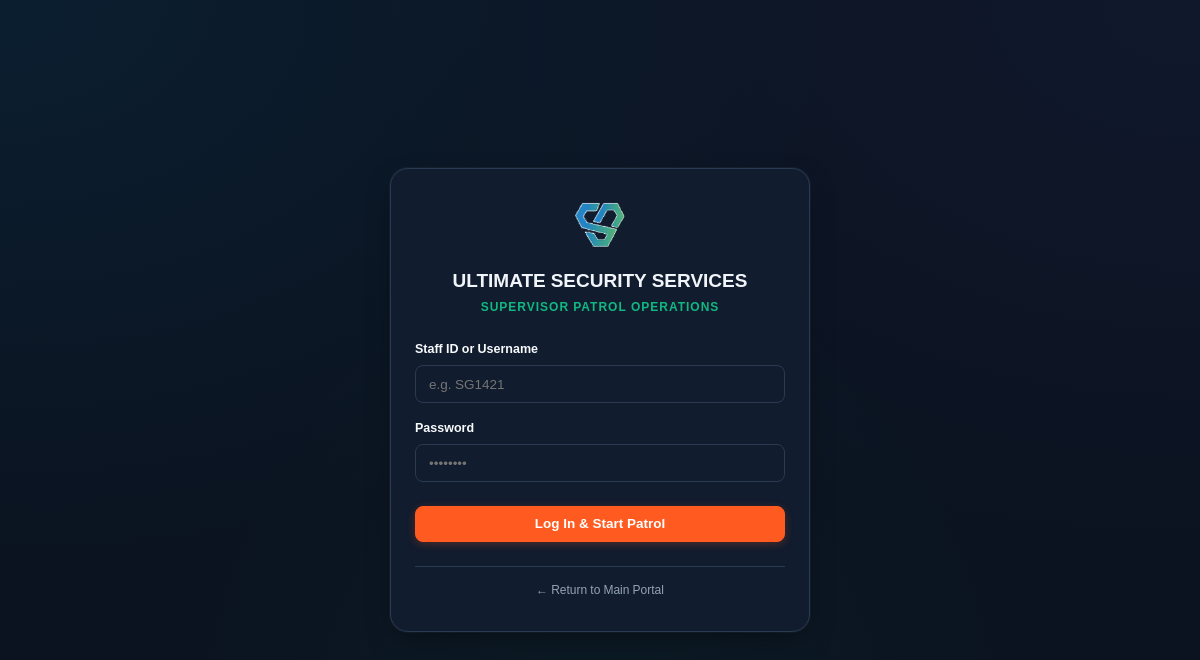
The page /hostinger_deployment/sup/login.php on the database as committed earlier.
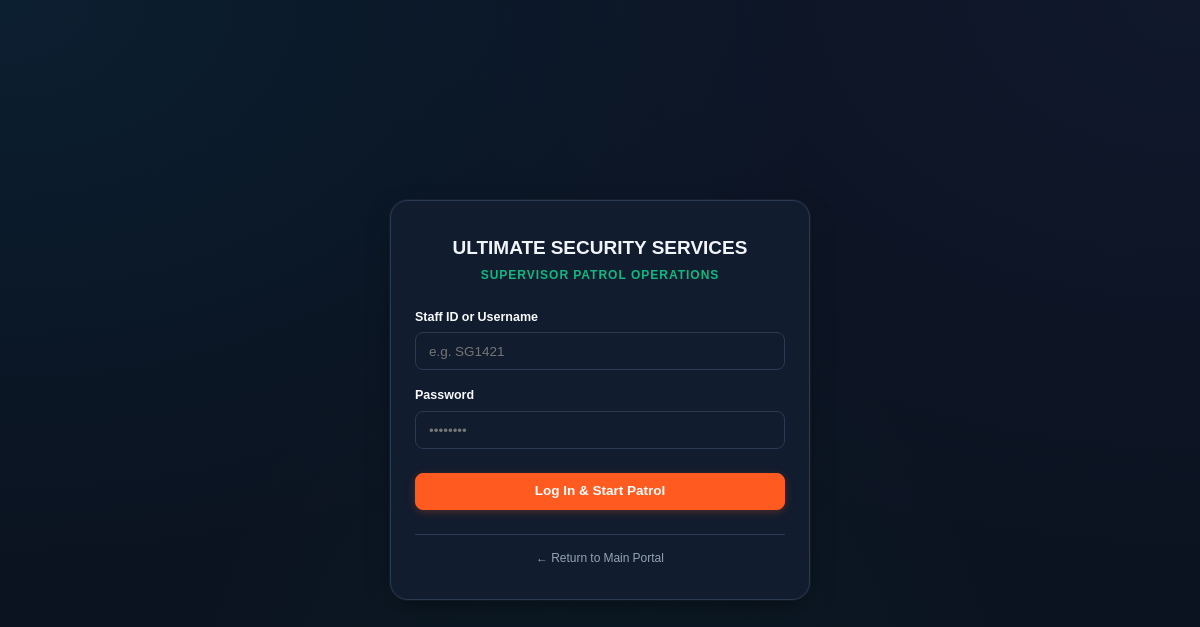
The same page on the database as committed later.
### tables this page shows
CREATE TABLE `system_settings` (
  `id` varchar(50) NOT NULL,
  `company_name` varchar(255) NOT NULL DEFAULT 'ULTIMATE SECURITY SERVICES',
  `tagline` varchar(255) NOT NULL DEFAULT 'Total Security Solutions',
  `address_line` text DEFAULT NULL,
  `phone` varchar(100) NOT NULL DEFAULT '+971 4 251 0050',
  `email` varchar(100) NOT NULL DEFAULT 'ops@ultimatesecurity.ae',
  `website` varchar(150) DEFAULT 'https://www.sprinzo.in',
  `logo_url` varchar(255) DEFAULT 'assets/images/logo.png',
  `timezone` varchar(100) NOT NULL DEFAULT 'Asia/Dubai',
  `shift_options` text DEFAULT NULL,
  `cause_options` text DEFAULT NULL,
  `disciplinary_options` text DEFAULT NULL,
  `incident_options` text DEFAULT NULL,
  `notified_options` text DEFAULT NULL,
  `updated_at` datetime NOT NULL DEFAULT current_timestamp() ON UPDATE current_timestamp(),
  `supervisor_remarks_min_length` int(11) NOT NULL DEFAULT 20,
  `supervisor_session_hours` int(11) NOT NULL DEFAULT 16,
  `supervisor_location_check_enabled` tinyint(1) NOT NULL DEFAULT 0,
  `supervisor_alert_email_recipients` text DEFAULT NULL,
  `supervisor_visit_form_schema` longtext DEFAULT NULL,
  PRIMARY KEY (`id`)
);

### hostinger_deployment/includes/functions.php (called while the page is built, shortened)
<?php
function get_system_settings($forceRefresh = false) {
    try {
        $db = get_db();
        $stmt = $db->query("SELECT * FROM system_settings WHERE id = 'default-settings' LIMIT 1");
        $row = $stmt->fetch();
        if ($row) {
            $row['shift_options'] = json_decode($row['shift_options'] ?: '[]', true) ?: ['Day', 'Night'];
            $row['cause_options'] = json_decode($row['cause_options'] ?: '[]', true) ?: ['Incident', 'Disciplinary', 'Others'];
            $row['disciplinary_options'] = json_decode($row['disciplinary_options'] ?: '[]', true) ?: ['Sleeping', 'Poor Grooming', 'Argument', 'Missing', 'Misbehavior', 'Uniform', 'Late Reporting', 'Mobile', 'Others'];
            $row['incident_options'] = json_decode($row['incident_options'] ?: '[]', true) ?: ['Move In & Out', 'Fire & Safety', 'Intrusion & Access', 'Theft and loss', 'CCTV & Systems', 'Utilities & Building', 'Accident & Medical', 'Disturbance', 'Property Damage', 'Parking & Vehicles', 'Visitors & Contractors', 'Others'];
            $row['notified_options'] = json_decode($row['notified_options'] ?: '[]', true) ?: ['Police', 'Ambulance', 'Civil Defense', 'Client Management', 'USS Management', 'Others'];
            $row['witness_section_title'] = !empty($row['witness_section_title']) ? $row['witness_section_title'] : 'People who saw the Incident';
            $row['witness_1_label'] = !empty($row['witness_1_label']) ? $row['witness_1_label'] : 'Witness 1';
            $row['witness_2_label'] = !empty($row['witness_2_label']) ? $row['witness_2_label'] : 'Witness 2';
            $row['witness_3_label'] = !empty($row['witness_3_label']) ? $row['witness_3_label'] : 'Witness 3';
            $row['witness_options'] = json_decode($row['witness_options'] ?? '[]', true) ?: ['Security Guard', 'Resident / Tenant', 'Staff / Employee', 'Visitor / Contractor', 'Third Party / Bystander'];
            $row['witness_enabled'] = isset($row['witness_enabled']) ? (int)$row['witness_enabled'] : 1;
            $settings = $row;
            return $settings;
        }
    } catch (Exception $e) {}
    return [
        'company_name' => 'ULTIMATE SECURITY SERVICES',
        'tagline' => 'Total Security Solutions',
        'address_line' => 'P O Box No: 61591, Al Maktoum Street | Dubai | UAE',
        'phone' => '+971 4 251 0050',
        'email' => 'ops@ultimatesecurity.ae',
        'website' => 'https://www.sprinzo.in',
        'logo_url' => 'assets/images/logo.png',
        'timezone' => 'Asia/Dubai',
        'shift_options' => ['Day', 'Night'],
        'cause_options' => ['Incident', 'Disciplinary', 'Others'],
        'disciplinary_options' => ['Sleeping', 'Poor Grooming', 'Argument', 'Missing', 'Misbehavior', 'Uniform', 'Late Reporting', 'Mobile', 'Others'],
        'incident_options' => ['Move In & Out', 'Fire & Safety', 'Intrusion & Access', 'Theft and loss', 'CCTV & Systems', 'Utilities & Building', 'Accident & Medical', 'Disturbance', 'Property Damage', 'Parking & Vehicles', 'Visitors & Contractors', 'Others'],
        'notified_options' => ['Police', 'Ambulance', 'Civil Defense', 'Client Management', 'USS Management', 'Others'],
        'supervisor_remarks_min_length' => 20,
        'witness_section_title' => 'People who saw the Incident',
        'witness_1_label' => 'Witness 1',
        'witness_2_label' => 'Witness 2',
        'witness_3_label' => 'Witness 3',
        'witness_options' => ['Security Guard', 'Resident / Tenant', 'Staff / Employee', 'Visitor / Contractor', 'Third Party / Bystander'],
        'witness_enabled' => 1
    ];
}

### hostinger_deployment/sup/login.php (the view, shortened to what the changed rows need)
<?php
require_once __DIR__ . '/../includes/functions.php';
$settings = get_system_settings();
?>
<!DOCTYPE html>
<html lang="en">
<head>
    <link rel="stylesheet" href="<?= APP_URL ?>/assets/css/design-tokens.css?v=<?= time() ?>">
<link rel="stylesheet" href="<?= APP_URL ?>/assets/css/style.css?v=<?= time() ?>">
</head>
<body>
<div class="login-card">
    <div class="brand-header">
        <img src="<?= APP_URL ?>/<?= htmlspecialchars($settings['logo_url']) ?>" alt="Logo" onerror="this.style.display='none'">
        <div class="brand-title"><?= htmlspecialchars($settings['company_name']) ?></div>
        <div class="brand-subtitle">Supervisor Patrol Operations</div>
    </div>
</div>
</body>
</html>

Rows that differ between the two databases and show on the page:
changed system_settings "ULTIMATE SECURITY SERVICES": logo_url: picture removed
